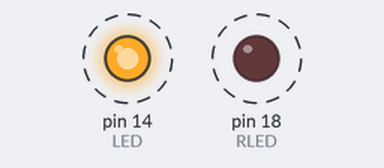
The sketch below on a simulated Arduino Uno, built with avr-gcc and run on an emulated ATmega328P. Parts: output pins drawn as LEDs (lit = HIGH). Dashed ring = blinking.

Above: at 0.2 s.
Timing chart, 0 to 3.0 s (numbered marks = the images above):
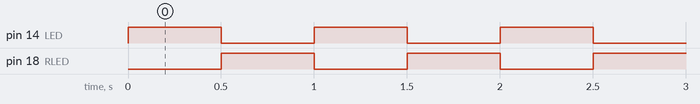

The sketch:

raspberrypi2ledblink.ino
```cpp
#define LED 14
#define RLED 18

// the setup function runs once when you press reset or power the board
void setup() {
  // initialize digital pin LED_BUILTIN as an output.
  //Console.println("Starting...");
  pinMode(LED, OUTPUT);
  pinMode(RLED, OUTPUT);
  digitalWrite(LED, LOW);
  digitalWrite(RLED, LOW);
}

// the loop function runs over and over again forever
void loop() {
 // Particle.publish("LED","Blink");
  digitalWrite(LED, HIGH);
  digitalWrite(RLED, LOW);
  delay(500);                       // wait for a second
  digitalWrite(LED, LOW);
  digitalWrite(RLED, HIGH);
  delay(500);                       // wait for a second
}
```

Measured:
- by itself, pin 14 (LED), pin 18 (RLED): alternates HIGH for 0.50 s and LOW for 0.50 s
